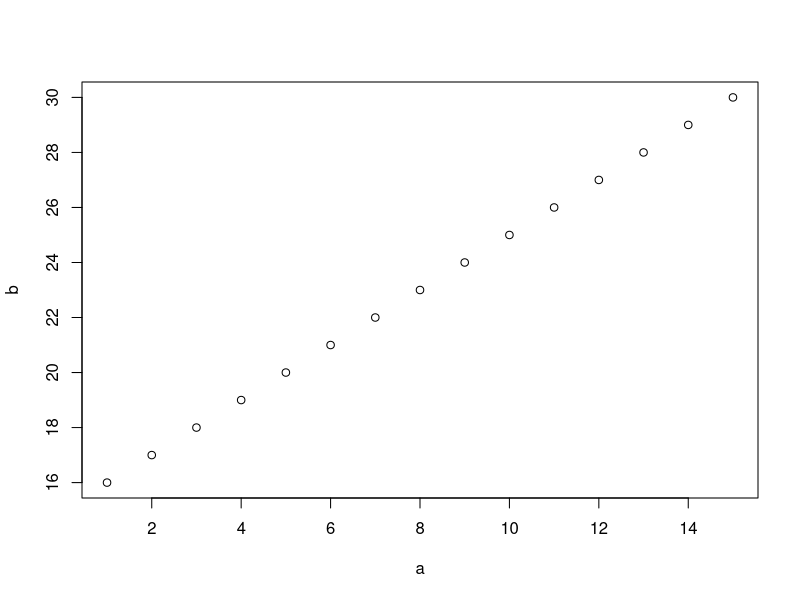
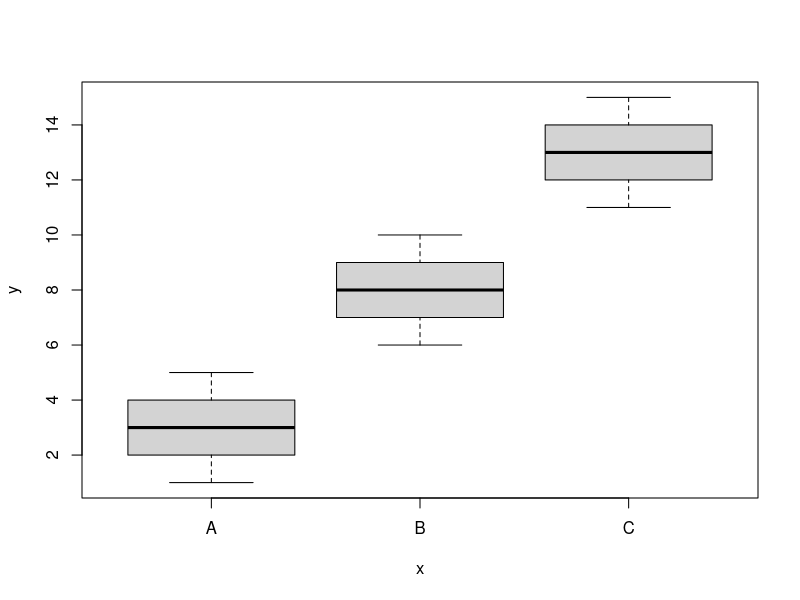
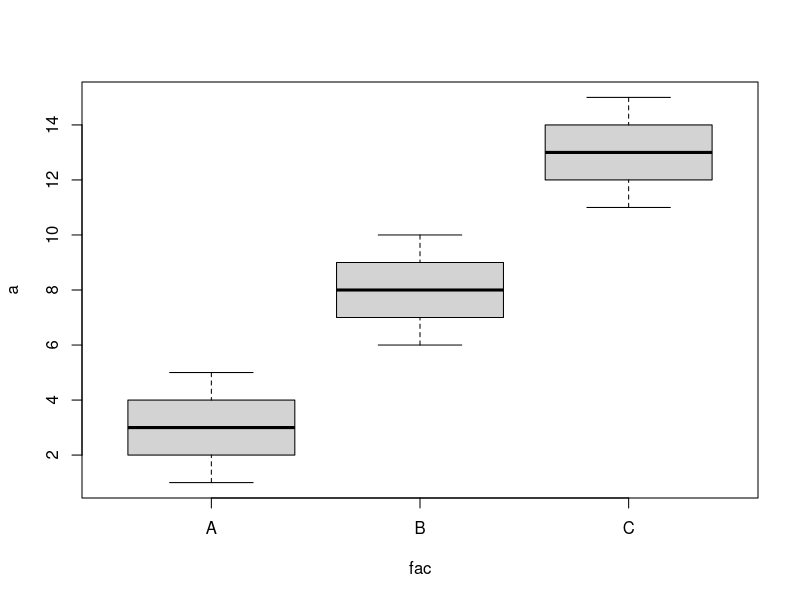
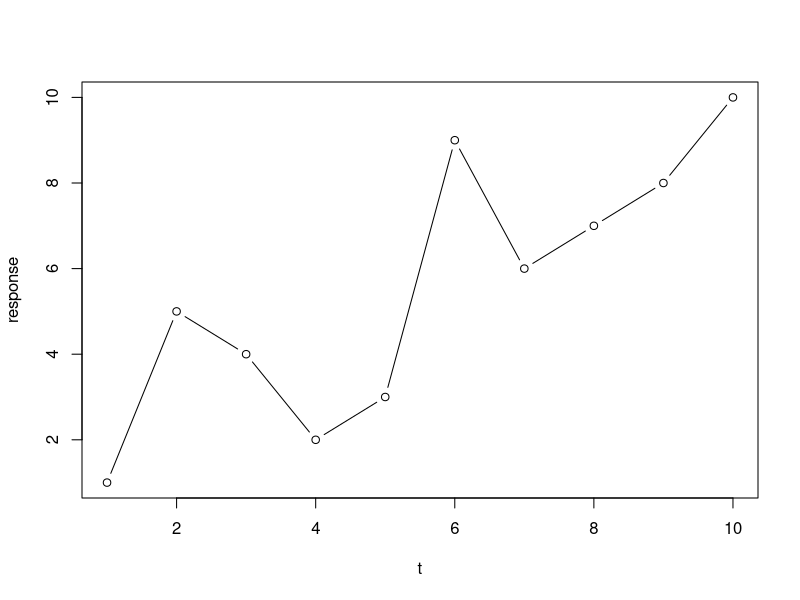
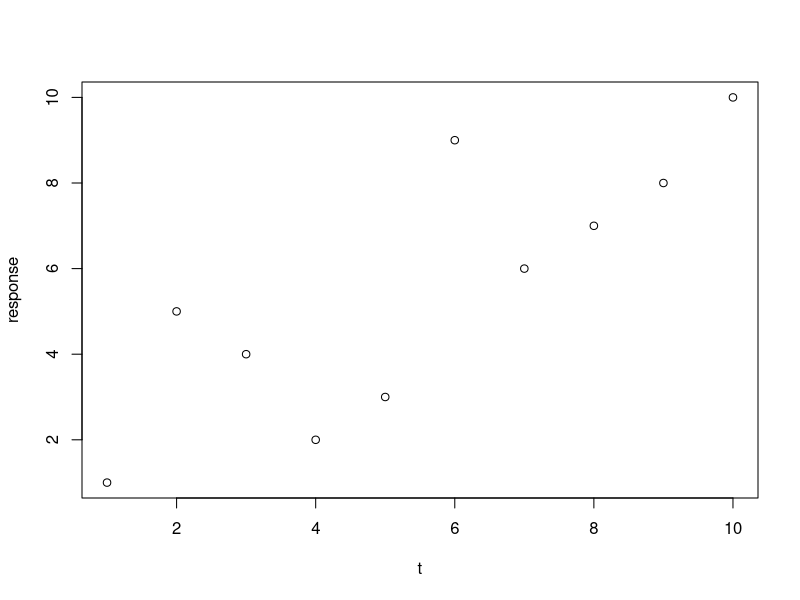
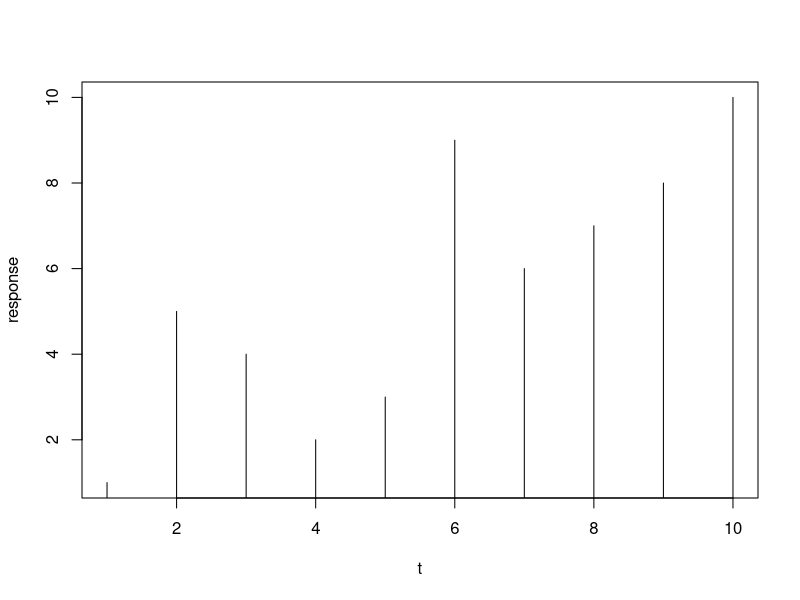
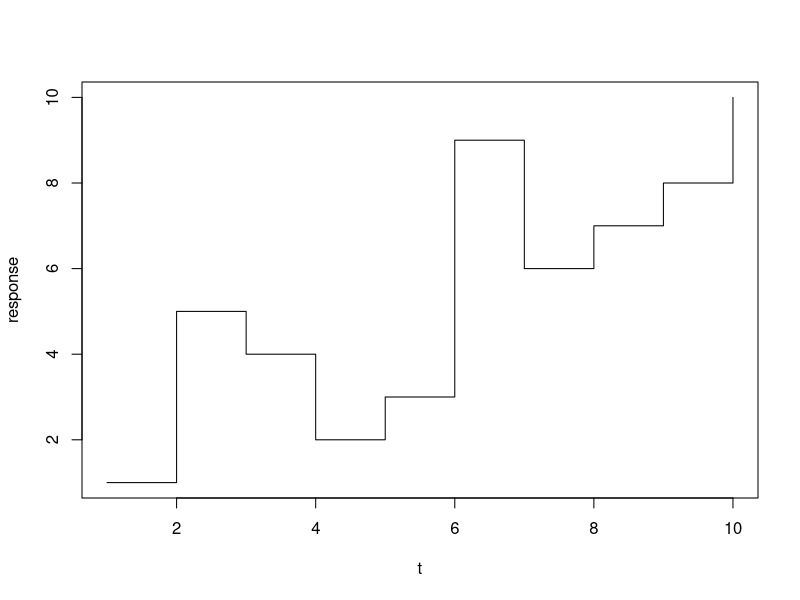

Generate these figures, in order, with R: (Note: this script raises an error after producing the figures.)
# Basics of Plots

# The Generic Plot function: plot(), plot(x,y), plot(y~x); R will auto-detect the type of vector (variable) I'm trying to plot.

#Scatterplot with numerical vectors

a=seq(1,15,1)  #continuous variable 1
b=seq(16,30,1) #continuous variable 2
plot(a,b)  #plot TWO CONTINUOUS VARIABLES

# Factor Vector (DISCRETE VARIABLE)
fac=factor(c(rep("A",5), rep("B",5), rep("C",5)))  # a factor
plot(fac,a)
# **R recognizes that we want to plot Factor on x-axis and Continuous Variable on y-axis!**
# So R defaults to a BOXPLOT

# Plotting with FORMULA  "~" SYNTAX
plot(a~fac)
# order of variables is different. "Plot 'a' as a function of 'fac'",
#so the 1st variable shows on the y-axis, and 2nd on the x-axis.


# LINE PLOT with TIMESERIES, by designating plot 'type' inside the plot() fucntion.
t=seq(1,10,1) # TIME SEQUENCE, from 1 to 10
response=c(1,5,4,2,3,9,6,7,8,10) # 10 random numbers
plot(t, response, type = "b") #plot a line plot
##triend to plot type= "1", but given error: invalid plot type '1'.

#Lookup some plot formats using "?plot()"
plot(t, response, type = "p") #plots just points
plot(t, response, type = "h") #Histogram-like plt with thin lines
plot(t, response, type = "s") #Stair-Step plot

plot(t, response, type="1")
